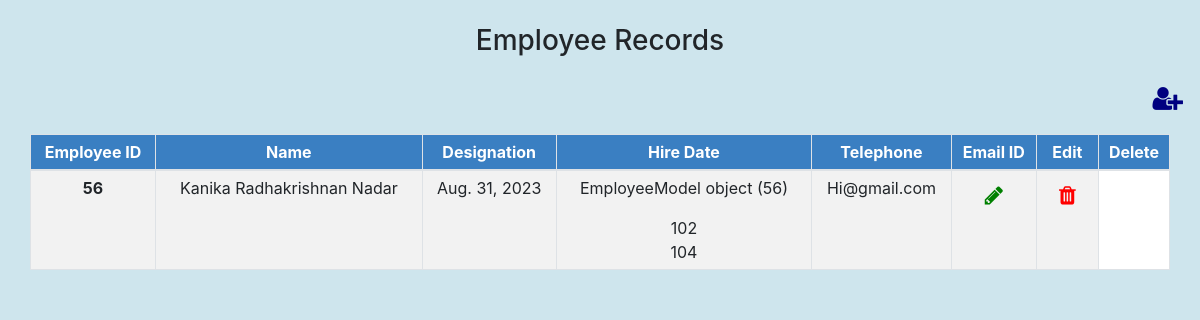
The app's page /adminviewwithnewuser/ with its own data.
### UserRecords/models.py (models this page shows, shortened)
class EmployeeModel(models.Model):
    id=models.AutoField(primary_key=True, editable=False)
    name=models.CharField(max_length=100, blank=True, null=True)
    age=models.CharField(blank=True, null=True, max_length=3)
    hire_date=models.DateField()
    design=models.ForeignKey(DesignationModel, on_delete=models.PROTECT)
    sal=models.IntegerField(default=0)
    contact=models.ForeignKey(ContactNosModel, on_delete=models.PROTECT, blank=True, null=True)
    email=models.EmailField(blank=True, null=True)
    teles=models.ManyToManyField(TelephoneNosModel, related_name='employees', blank=True)
    add=models.TextField(blank=True, null=True)

class TelephoneNosModel(models.Model):
    tele=models.CharField(max_length=5, blank=True, null=True)
    def __str__(self):
        return self.tele

### UserRecords/views.py (the view)
# urls.py: path('adminviewwithnewuser/', views.adminViewWithNewUser, name='adminviewwithnewuser'),
def adminViewWithNewUser(request):
    all_records=EmployeeModel.objects.all()
    return render(request, 'adminview.html', {'record':all_records})

### UserRecords/templates/adminview.html (shortened to what this page needs)
<!DOCTYPE html>
<html lang="en">
    <head>
    <link rel="stylesheet" href="https://cdn.jsdelivr.net/npm/bootstrap@4.1.3/dist/css/bootstrap.min.css">
    <link rel="stylesheet" href="https://stackpath.bootstrapcdn.com/font-awesome/4.7.0/css/font-awesome.min.css">
    </head>
    <body style="background-color: #cee5ed;">
      <div style="text-align: center; margin-top:2% ;"><p><h3>Employee Records</h3></p></div>
       <div class="row">
            <div class="col-sm-12 text-right">
              <a href="{% url "register" %}"><button type="button" class="btn bg-transparent btn-lg"><i class="fa fa-user-plus fa-lg" style="color:navy;"></i></button></a>
            </div>
        </div>
        <div class="container">
            <div class="row">
              <div class="col-12">
                <table class="table table-striped table-bordered table-sm" style="background-color: #ffffff;">
                    <thead style="background-color: #3a7fc2;">
                    <tr>
                      <th scope="col" class="text-center" style="color: #ffffff;">Employee ID</th>
                      <th scope="col" class="text-center" style="color: #ffffff;">Name</th>
                      <th scope="col" class="text-center" style="color: #ffffff;">Designation</th>
                      <th scope="col" class="text-center" style="color: #ffffff;">Hire Date</th>
                      <th scope="col" class="text-center" style="color: #ffffff;">Telephone</th>
                      <th scope="col" class="text-center" style="color: #ffffff;">Email ID</th>
                      <th scope="col" class="text-center" style="color: #ffffff;">Edit</th>
                      <th scope="col" class="text-center" style="color: #ffffff;">Delete</th>
                    </tr>
                  </thead>
                  <tbody>
                    {% for r in record %}
                    <tr>
                      <th scope="row" class="text-center">{{ r.id }}</th>
                      <td class="text-center">{{ r.name }}</td>
                      <td class="text-center">{{ r.hire_date }}</td>
                      <td class="text-center">
                        <p>{{ r }}</p>
                        {% for t in r.teles.all %}
                          {{ t }} <br>
                        {% endfor %}
                      </td>
                      <td class="text-center">{{ r.email }}</td>
                      <td class="text-center"><a href="{% url "update" r.id %}"><button type="button" class="btn bg-transparent"><i class="fa fa-pencil fa-lg" style="color:green"></i></button></a></td>
                      <td class="text-center"><a href="{% url "delete" r.id %}"><button type="button" class="btn bg-transparent"><i class="fa fa-trash fa-lg" style="color:red"></i></button></a></td>
                    </tr>
                    {% endfor %}
                  </tbody>
                </table>
              </div>
            </div>
          </div>
    </body>
</html>

### UserRecords/templates/adminview.html (style rules this page uses)
.container { padding: 0.8rem 0rem; }

### records on screen
EmployeeModel: id "56", name "Kanika Radhakrishnan Nadar", hire_date "Aug. 31, 2023", id "EmployeeModel object (56)", email "Hi@gmail.com"
TelephoneNosModel: tele "102"
TelephoneNosModel: tele "104"
